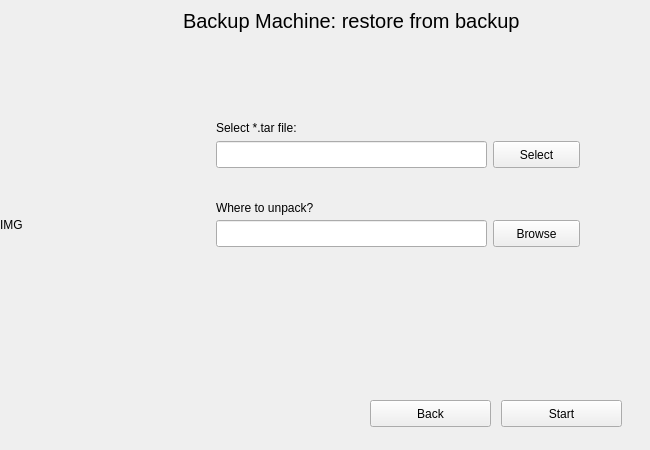
<?xml version="1.0" encoding="UTF-8"?>
<ui version="4.0">
 <class>Form</class>
 <widget class="QWidget" name="Form">
  <property name="geometry">
   <rect>
    <x>0</x>
    <y>0</y>
    <width>650</width>
    <height>450</height>
   </rect>
  </property>
  <property name="minimumSize">
   <size>
    <width>650</width>
    <height>450</height>
   </size>
  </property>
  <property name="maximumSize">
   <size>
    <width>650</width>
    <height>450</height>
   </size>
  </property>
  <property name="windowTitle">
   <string>Backup Machine</string>
  </property>
  <widget class="QLabel" name="bgrObject">
   <property name="geometry">
    <rect>
     <x>0</x>
     <y>0</y>
     <width>170</width>
     <height>450</height>
    </rect>
   </property>
   <property name="text">
    <string>&lt;html&gt;&lt;head/&gt;&lt;body&gt;&lt;p&gt;IMG&lt;/p&gt;&lt;/body&gt;&lt;/html&gt;</string>
   </property>
   <property name="scaledContents">
    <bool>true</bool>
   </property>
  </widget>
  <widget class="QLabel" name="restoreTitleLabel">
   <property name="geometry">
    <rect>
     <x>183</x>
     <y>5</y>
     <width>451</width>
     <height>31</height>
    </rect>
   </property>
   <property name="font">
    <font>
     <pointsize>15</pointsize>
    </font>
   </property>
   <property name="text">
    <string>Backup Machine: restore from backup</string>
   </property>
  </widget>
  <widget class="QLabel" name="selectTarLabel">
   <property name="geometry">
    <rect>
     <x>216</x>
     <y>118</y>
     <width>391</width>
     <height>19</height>
    </rect>
   </property>
   <property name="text">
    <string>Select *.tar file:</string>
   </property>
  </widget>
  <widget class="QLineEdit" name="tarPathLineEdit">
   <property name="geometry">
    <rect>
     <x>216</x>
     <y>141</y>
     <width>271</width>
     <height>27</height>
    </rect>
   </property>
   <property name="readOnly">
    <bool>true</bool>
   </property>
  </widget>
  <widget class="QPushButton" name="selectPushButton">
   <property name="geometry">
    <rect>
     <x>493</x>
     <y>141</y>
     <width>87</width>
     <height>27</height>
    </rect>
   </property>
   <property name="text">
    <string>Select</string>
   </property>
  </widget>
  <widget class="QLabel" name="whereToUnpackLabel">
   <property name="geometry">
    <rect>
     <x>216</x>
     <y>198</y>
     <width>391</width>
     <height>19</height>
    </rect>
   </property>
   <property name="text">
    <string>Where to unpack?</string>
   </property>
  </widget>
  <widget class="QLineEdit" name="unpackPathLineEdit">
   <property name="geometry">
    <rect>
     <x>216</x>
     <y>220</y>
     <width>271</width>
     <height>27</height>
    </rect>
   </property>
   <property name="readOnly">
    <bool>true</bool>
   </property>
  </widget>
  <widget class="QPushButton" name="browsePushButton">
   <property name="geometry">
    <rect>
     <x>493</x>
     <y>220</y>
     <width>87</width>
     <height>27</height>
    </rect>
   </property>
   <property name="text">
    <string>Browse</string>
   </property>
  </widget>
  <widget class="QPushButton" name="startPushButton">
   <property name="geometry">
    <rect>
     <x>501</x>
     <y>400</y>
     <width>121</width>
     <height>27</height>
    </rect>
   </property>
   <property name="text">
    <string>Start</string>
   </property>
  </widget>
  <widget class="QPushButton" name="backPushButton">
   <property name="geometry">
    <rect>
     <x>370</x>
     <y>400</y>
     <width>121</width>
     <height>27</height>
    </rect>
   </property>
   <property name="text">
    <string>Back</string>
   </property>
  </widget>
 </widget>
 <resources/>
 <connections/>
</ui>
